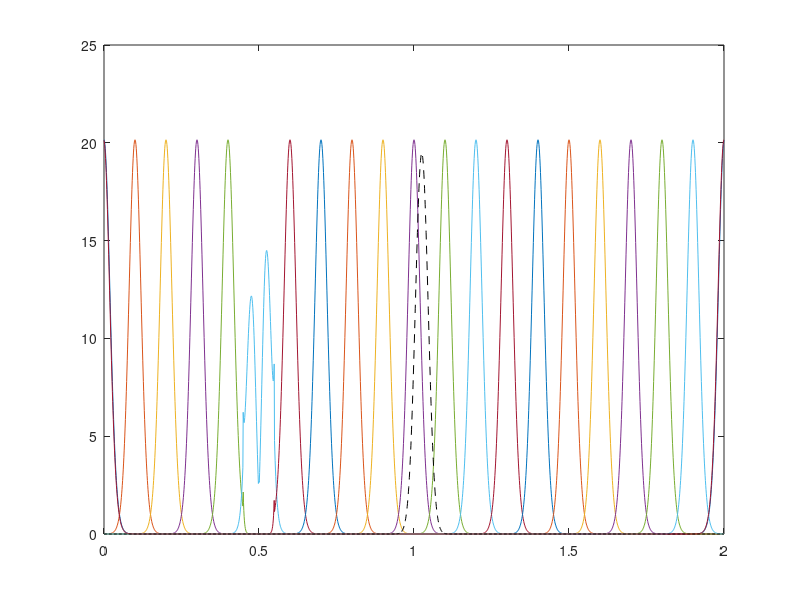
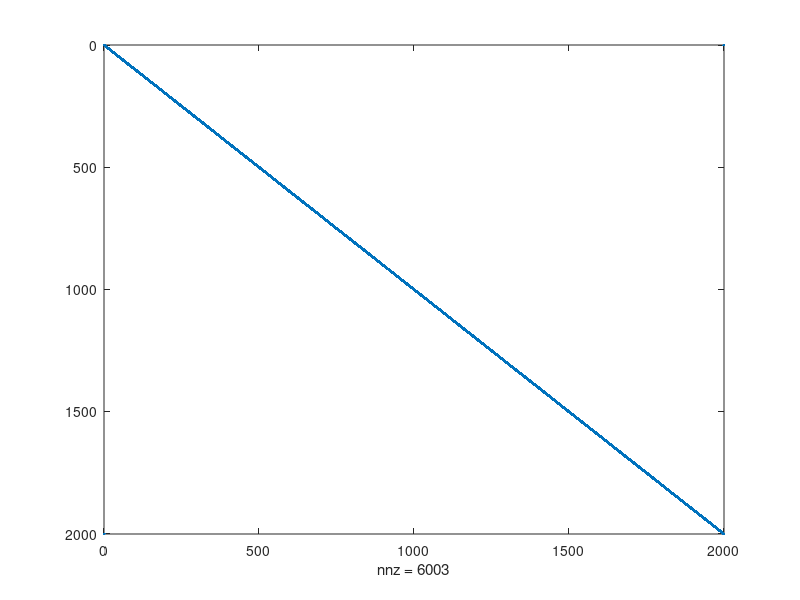
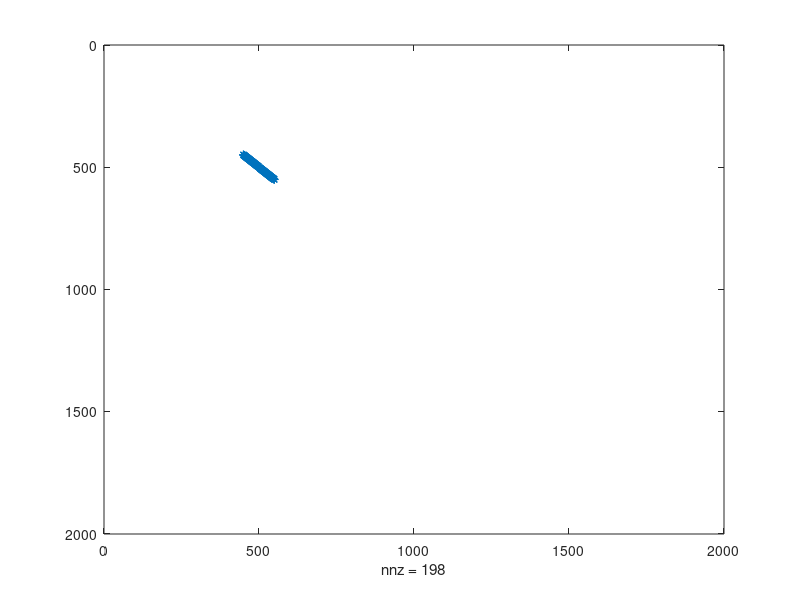

The MATLAB script that drew these images, in order:
% estimate the likelihood for a single step that jumps across the boundary
% of different diffusion coefficients and elastic forces
% Sohyeon Park, Jun Allard, allardlab.com

verbose = 1; % set to 1 for debugging

% incoming parameters
dt_obs = 0.05; % time between observations

z_max = 2; % domain size

xi = 1; % viscosity, pNs/um
kBT = 4.2e-3; % pNum
UTZ = 1e-1; % height of triangle energy barrier
z_TZ = 0.5; % center of tz
width_TZ = 0.1; % width of tz

xi_TZ=2*xi;

% internal parameters
dz_numerical = 0.001; %numerical spatial step -- This controls accuracy.

% -- consequential parameters

D = kBT/xi;
v = UTZ/(width_TZ*xi_TZ);

D_TZ = kBT/xi_TZ;


dt_numerical_estimate = min( [dz_numerical^2/D, dz_numerical/v] );
dt_numerical = 16*dt_numerical_estimate;

if (verbose)
    Peclet = (v*dz_numerical)/D;
    DZR = v*sqrt(dt_numerical/2*D);
    
    display(DZR)
    display(Peclet)
end

ntmax = round(dt_obs/dt_numerical);

% -- build matrices for Backward Euler
nz = ceil(z_max/dz_numerical)+1;

z_array = 0:dz_numerical:z_max;
n_TZ    = floor( (z_TZ-(width_TZ/2))/dz_numerical ):ceil( (z_TZ+(width_TZ/2))/dz_numerical );
n_down  = floor( (z_TZ-(width_TZ/2))/dz_numerical ):floor( (z_TZ)/dz_numerical-1 );
n_up    = ceil( (z_TZ)/dz_numerical+2 ):ceil( (z_TZ+(width_TZ/2))/dz_numerical );


% Diffusion matrix
% NOTE Is this the Ito or Stratanovich diffusion matrix?
D_array = D*ones(nz,1);
D_array(n_TZ) = D_TZ;

D_matrix = 1/(dz_numerical^2)*( -2*diag(D_array) + diag(D_array(2:end),+1)+ diag(D_array(1:end-1),-1) );

% periodic BCs for convenience
D_matrix(1,end) = -sum(D_matrix(:,end));
D_matrix(end, 1) = -sum(D_matrix(:,1));

if verbose
    figure(61); clf;
    spy(D_matrix);
    any(sum(D_matrix))   
end

% Advection matrix
v_matrix = zeros(nz);
v_matrix(n_down,n_down) = v/dz_numerical*( -1*diag(ones(numel(n_down),1),0) + diag(ones(numel(n_down)-1,1),+1) );
v_matrix(n_up,n_up)     = v/dz_numerical*( -1*diag(ones(numel(n_up),1)  ,0) + diag(ones(numel(n_up)-1,1),  -1) );

v_matrix(min(n_down)-1,min(n_down)) = + v/dz_numerical;
v_matrix(max(n_up)+1,max(n_up)) = + v/dz_numerical;

if verbose
    figure(62); clf;
    spy(v_matrix);
    any(sum(v_matrix))   
end

% invert!

Back_matrix = inv(eye(nz) - (D_matrix + v_matrix)*dt_numerical);

% direct power

tic;
pz_final = mpower(Back_matrix,ntmax);
toc;


%sum(pz_final*dz_numerical)

% Solver loop
if 0
    tic;
    pz_final = Back_matrix;
    for nt = 1:ntmax
        pz_final = Back_matrix*pz_final;
    end % finished time loop
    toc;
end

pz_final= pz_final/dz_numerical;

if verbose
    % check for unity
    sum(pz_final*dz_numerical);
    normalization_error = sum(pz_final*dz_numerical) - 1;
    display(max(abs(normalization_error)));
end

%% analyze



figure(1); clf; hold on; box on;

plot(z_array,pz_final(:,1:100:end))
%set(gca,'ylim', [0,0.05])

sigma_t = sqrt(2*D*dt_obs);
gaussian = 1/sqrt(2*pi*sigma_t^2)*exp(-(z_array-v*dt_obs-1).^2/(2*sigma_t^2));

plot(z_array,gaussian, '--k')
